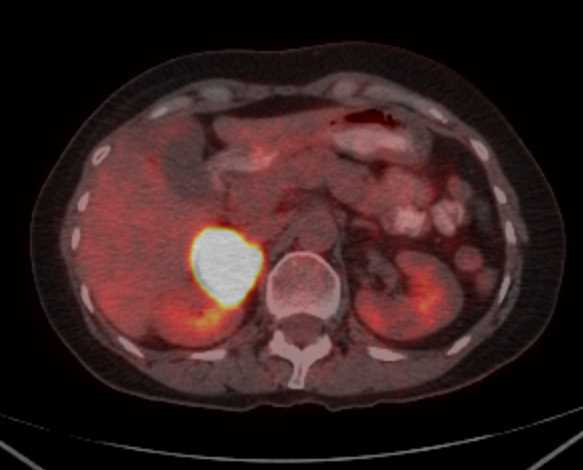
#> input picture bachelorArbeit/images/ctisus/ctisusBmp/adrenal_1-01.bmp, 583 x 470 px
$ python combo.py
#> lines starting #> are read from the running program, lines starting #| are printed output that depends on the picture; after the words box and inside, x2 and y2 are one past the last pixel; in counts of white or black regions, pixels touching at a corner belong together; long printed decimals are rounded
### bachelorArbeit/algorithm/functions/contrastStretchFunc.py
from skimage import io, exposure
import cv2
import numpy as np

def apply_contrast_stretching(img):
    p2, p98 = np.percentile(img, (80, 99))
    stretched_image = exposure.rescale_intensity(img, in_range=(p2, p98))

    cv2.imshow('Contrast enhanced image', stretched_image)

    # Wait for key press
    cv2.waitKey(0)
    cv2.destroyAllWindows()
    return stretched_image

### bachelorArbeit/algorithm/functions/medianFilterFunc.py
import cv2
import numpy as np
from PIL import Image, ImageFilter

def apply_median_filter(img, ksize):
    img = cv2.medianBlur(img, ksize)

    cv2.imshow('Median filtered image', img)
    cv2.waitKey(0)
    cv2.destroyAllWindows()
    return img

def apply_sharpen_filter(image):
    pil_img = Image.fromarray(image)

    # Apply the sharpen filter
    sharpen = pil_img.filter(ImageFilter.SHARPEN)
    sharpen = np.array(sharpen)

    cv2.imshow('Sharpen filtered image', sharpen)
    cv2.waitKey(0)
    cv2.destroyAllWindows()
    return sharpen

### bachelorArbeit/algorithm/functions/kMeansClusteringFunc.py
import cv2
import numpy as np

def kMeans_segment_image(image, num_clusters):

    gray = cv2.cvtColor(image, cv2.COLOR_BGR2GRAY)

    # Reshape the image to a 2D array of pixels and convert it to float32 type
    pixel_values = gray.reshape((-1, 1)).astype(np.float32)

    # Stop the algorithm if specified accuracy (epsilon) is reached or after the specified number of iterations (max_iter) is excceeded.
    criteria = (cv2.TERM_CRITERIA_EPS + cv2.TERM_CRITERIA_MAX_ITER, 10, 1.0)

    # Randomly pick data points as the initial centroids for each cluster
    flags = cv2.KMEANS_RANDOM_CENTERS

    # Perform K-Means clustering on the pixel values with the specified number of clusters, using random initial centers, and return the compactness, cluster labels, and centroids.
    compactness, labels, centers = cv2.kmeans(pixel_values, num_clusters, None, criteria, 10, flags)

    # Reshape the labels to the shape of the original image
    segmented = labels.reshape(gray.shape)

    # Create a binary mask for each cluster
    masks = []
    for i in range(num_clusters):
        # Create a blank mask with the same size and shape as the segmented image
        mask = np.zeros_like(segmented)

        # Set pixels in the mask to white (255) where the corresponding pixel in the segmented image matches the current cluster label
        mask[segmented == i] = 255

        masks.append(mask)

    # Create an empty list to store segmented parts of the image
    segments = []

    # Extract segments from the original color image using masks - loop through each mask representing a cluster
    for mask in masks:
        # Apply bitwise AND operation between the original image and the mask (set all pixels that do not belong to the cluster to zero)
        segment = cv2.bitwise_and(image, image, mask=mask.astype('uint8'))

        segments.append(segment)

    return segments

### bachelorArbeit/algorithm/functions/calculatePerimeter.py
import cv2
import numpy as np

def calculate_perimeter(segmented_image_path):

    # Load the segmented image
    segmented_image = cv2.imread(segmented_image_path)

    # Convert the segmented image to grayscale
    gray = cv2.cvtColor(segmented_image, cv2.COLOR_BGR2GRAY)

    # Find contours in the grayscale image
    contours, _ = cv2.findContours(gray, cv2.RETR_EXTERNAL, cv2.CHAIN_APPROX_SIMPLE)

    # Calculate the perimeter of the largest contour
    if len(contours) > 0:
        contour = max(contours, key=cv2.contourArea)
        perimeter = cv2.arcLength(contour, True)
        return perimeter
    else:
        return 0.0

### bachelorArbeit/algorithm/functions/calculateArea.py
import cv2
import numpy as np

def calculate_area(segmented_image_path):

    # Load the segmented image
    segmented_image = cv2.imread(segmented_image_path)

    # Convert the segmented image to grayscale
    gray = cv2.cvtColor(segmented_image, cv2.COLOR_BGR2GRAY)

    # Find contours in the grayscale image
    contours, _ = cv2.findContours(gray, cv2.RETR_EXTERNAL, cv2.CHAIN_APPROX_SIMPLE)

    # Calculate the area of the largest contour
    if len(contours) > 0:
        contour = max(contours, key=cv2.contourArea)
        area = cv2.contourArea(contour)
        return area
    else:
        return 0.0

### bachelorArbeit/algorithm/functions/combo.py
import cv2
import numpy as np
import os
from scipy.ndimage import median_filter
from skimage import io, exposure
from PIL import Image, ImageOps, ImageTk, ImageFilter
from medianFilterFunc import apply_median_filter, apply_sharpen_filter
from kMeansClusteringFunc import kMeans_segment_image
from calculatePerimeter import calculate_perimeter
from calculateArea import calculate_area
from contrastStretchFunc import apply_contrast_stretching

# Load the image
originalImage = cv2.imread("../../images/ctisus/ctisusBmp/adrenal_1-01.bmp")
#> originalImage is the input picture: shape (470, 583, 3); mean B, G, R 31.7, 32, 53.3
# [16 lines of commented-out code are left out]
contrastStretchedImage = apply_contrast_stretching(originalImage)
#> in apply_contrast_stretching, `p2, p98 = np.percentile(img, (80, 99))`: p2 = 70; p98 = 185
#> in apply_contrast_stretching, `stretched_image = exposure.rescale_intensity(img, in_range=(p2, p98))`:
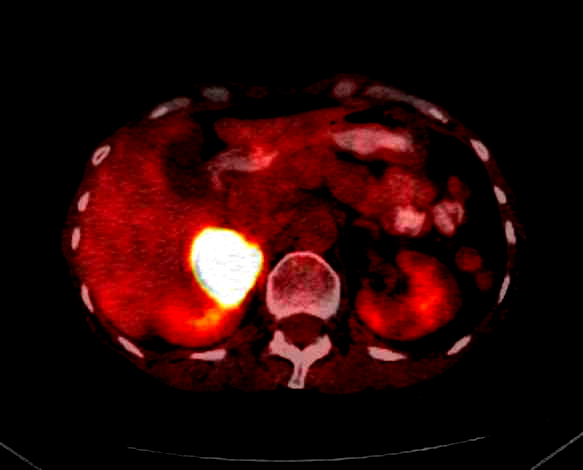
#> stretched_image: shape (470, 583, 3); mean B, G, R 7.5, 8.1, 40.2

# Apply the median filter
medianFilteredImage = apply_median_filter(contrastStretchedImage, 7)

# Apply the sharpen filter
sharpenFilteredImage = apply_sharpen_filter(medianFilteredImage)
#> in apply_sharpen_filter, `sharpen = pil_img.filter(ImageFilter.SHARPEN)`:
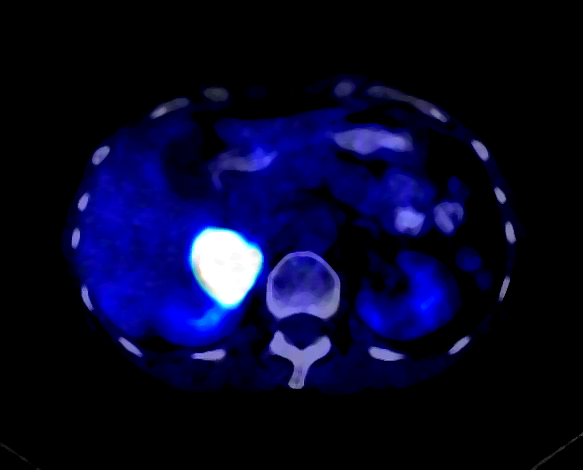
#> sharpen: PIL image 583x470 RGB; mean R, G, B 7.1, 7.6, 39.9
sharpenFilteredImageArr = np.array(sharpenFilteredImage)

# Apply k-Means Clustering
segments = kMeans_segment_image(sharpenFilteredImageArr, 4)
#> in kMeans_segment_image, `gray = cv2.cvtColor(image, cv2.COLOR_BGR2GRAY)`:
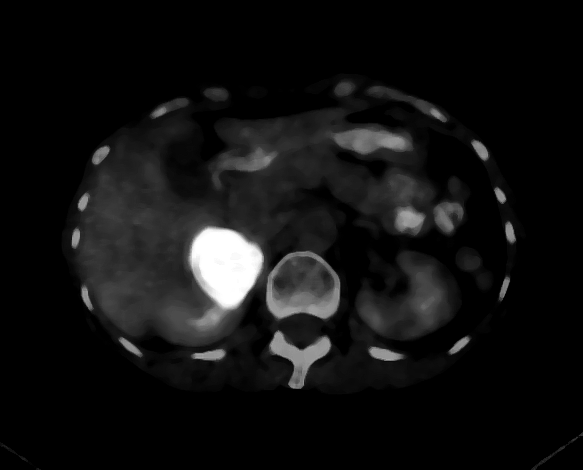
#> gray: shape (470, 583); min 0, max 255, mean 17.2
#> in kMeans_segment_image, `compactness, labels, centers = cv2.kmeans(pixel_values, num_clusters, ..`: compactness = 20787517; centers = [1.94, 122.2, 247.7, 41.56]
#> in kMeans_segment_image, `segmented = labels.reshape(gray.shape)`:
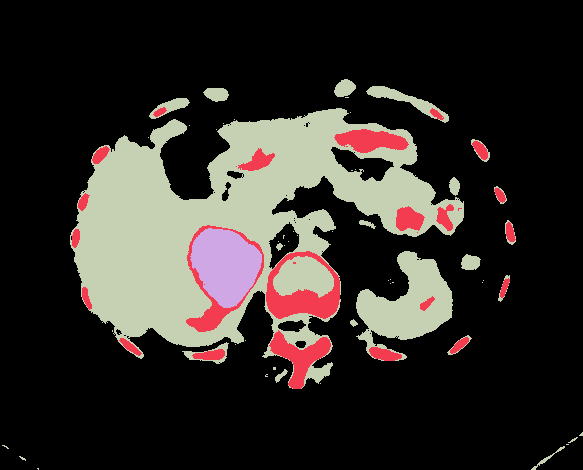
#> segmented: shape (470, 583) int32; 4 distinct labels, from 0 to 3; one colour per label, 0 black
#> after the loop in kMeans_segment_image, `for i in range(num_clusters):`:
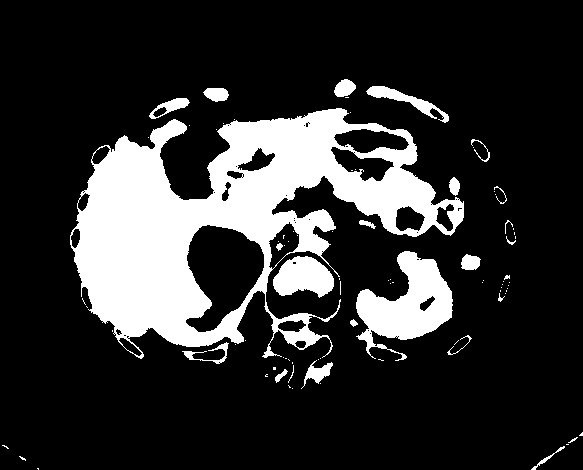
#> mask: shape (470, 583) int32; 19% white; 87 white regions (64 under 20 px), largest, box (x1, y1, x2, y2) and area: (70, 108, 464, 359) 41590, (356, 251, 453, 361) 5182, (273, 256, 334, 298) 1786
#> after the loop in kMeans_segment_image, `for mask in masks:`: segments = 4 items
#> segments = 4 items
# segments = kMeans_segment_image(sharpenFilteredImageArr, 8) #for adrenal-05

# Directory to save the segmented images
output_dir = './segmentedImages/'

# Display the results
cv2.imshow('Original Image', originalImage)
cv2.imshow('Filtered Image', sharpenFilteredImageArr)

for i, segment in enumerate(segments):
    segment_filename = f'segment_{i}.bmp'
    segment_path = os.path.join(output_dir, segment_filename)
    # cv2.imwrite(segment_path, segment)
    cv2.imshow(f'Segment {i}', segment)
    if i == 1:
        # Convert the segment to grayscale
        segment_gray = cv2.cvtColor(segment, cv2.COLOR_BGR2GRAY)

        # Apply thresholding to create a binary image
        _, binary_segment = cv2.threshold(segment_gray, 1, 255, cv2.THRESH_BINARY)

        # Save the binary segment as an image
        binary_segment_path = os.path.join(output_dir, 'segment_1_binary.bmp')
#> this loop made 4 passes
#> segment_filename on passes 1 to 4: 'segment_0.bmp', 'segment_1.bmp', 'segment_2.bmp', 'segment_3.bmp'
        # cv2.imwrite(binary_segment_path, binary_segment)
        # print('Segment 1 saved as binary')

# Wait for key press
cv2.waitKey(0)
cv2.destroyAllWindows()

regionOfInterest = './segmentedImages/segment_1.bmp'

perimeter = calculate_perimeter(regionOfInterest)
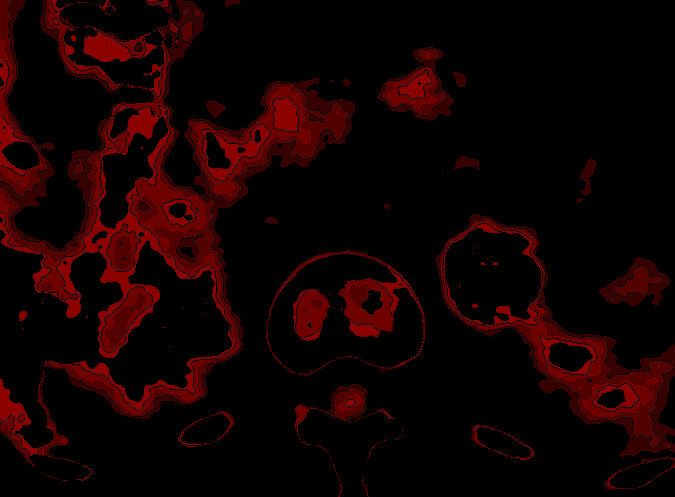
#> input picture bachelorArbeit/algorithm/functions/segmentedImages/segment_1.bmp, 675 x 497 px
#> in calculate_perimeter, segmented_image is the input picture: shape (497, 675, 3); mean B, G, R 0, 0, 19.1
#> in calculate_perimeter, `gray = cv2.cvtColor(segmented_image, cv2.COLOR_BGR2GRAY)`:
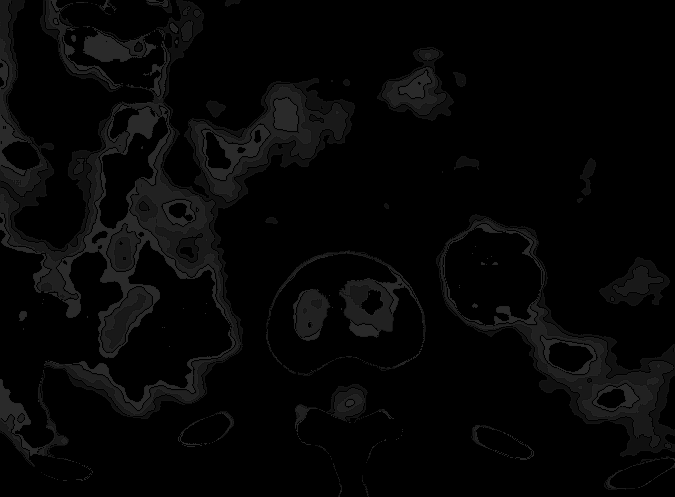
#> gray: shape (497, 675); min 0, max 43, mean 5.7
#> in calculate_perimeter, `contours, _ = cv2.findContours(gray, cv2.RETR_EXTERNAL, cv2.CHAIN_APPR..`: contours = 148 contours, 118 with area under 20; largest, box (x1, y1, x2, y2) and area: (0, 0, 355, 419) 44668, (436, 214, 675, 457) 20647, (266, 250, 426, 365) 3197, (377, 47, 454, 121) 2870, (599, 257, 670, 306) 1838
#> in calculate_perimeter, `contour = max(contours, key=cv2.contourArea)`: contour = contour of 1608 points, box (x1, y1, x2, y2) (0, 0, 355, 419), area 44668
#> in calculate_perimeter, `perimeter = cv2.arcLength(contour, True)`: perimeter = 3785.3
#> perimeter = 3785.3
print('Perimeter:', perimeter)
#| Perimeter: 3785.323

area = calculate_area(regionOfInterest)
#> in calculate_area, `area = cv2.contourArea(contour)`: area = 44668.5
#> area = 44668.5
print('Area:', area)
#| Area: 44668.5
